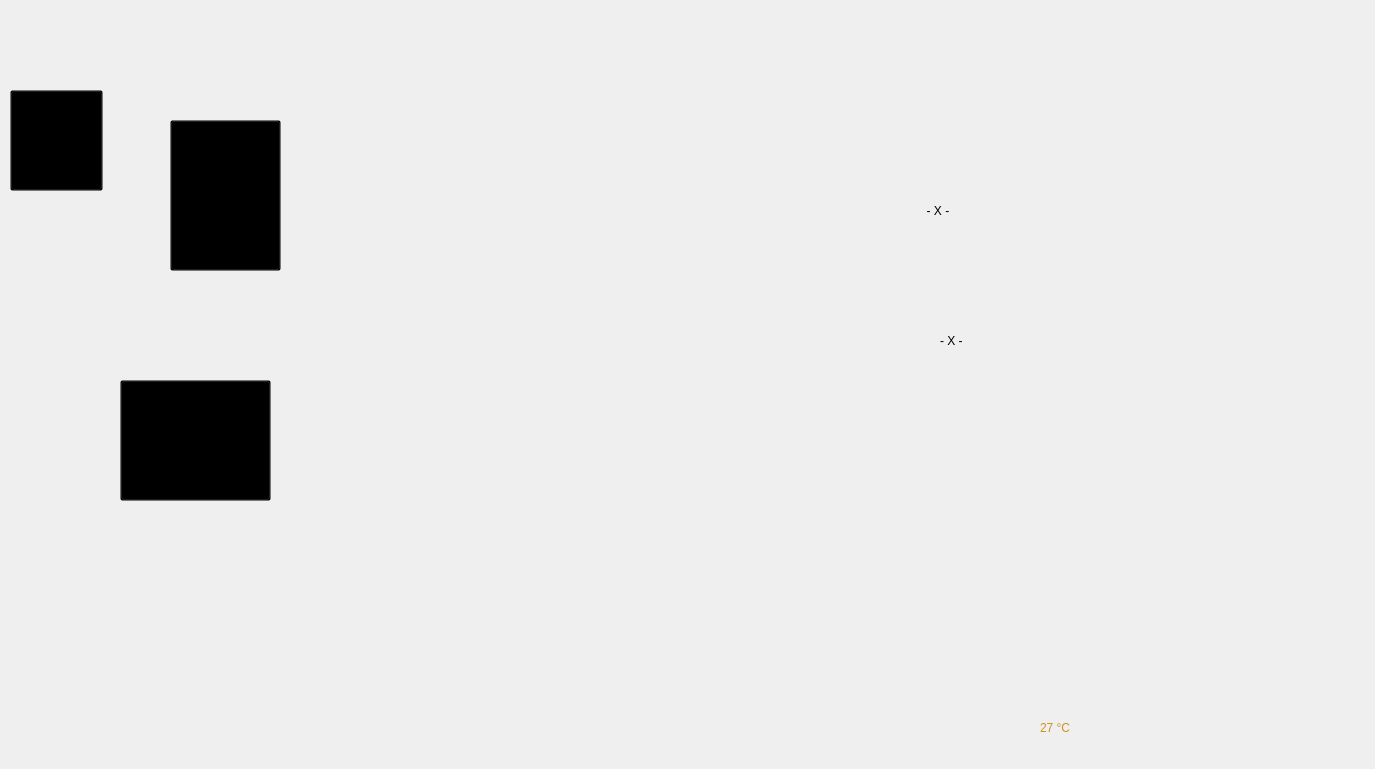
    <widget class="QWidget" name="Conf_velocidade">
     <widget class="QPushButton" name="voltar_conf_vel">
      <property name="geometry">
       <rect>
        <x>10</x>
        <y>90</y>
        <width>93</width>
        <height>101</height>
       </rect>
      </property>
      <property name="styleSheet">
       <string notr="true">background-color:transparent;</string>
      </property>
      <property name="text">
       <string/>
      </property>
     </widget>
     <widget class="QLabel" name="exibe_temp_vel">
      <property name="geometry">
       <rect>
        <x>1040</x>
        <y>713</y>
        <width>60</width>
        <height>30</height>
       </rect>
      </property>
      <property name="styleSheet">
       <string notr="true">color: #cf9120;
font: 75 20pt &quot;Agency FB&quot;;
</string>
      </property>
      <property name="text">
       <string>27 °C</string>
      </property>
     </widget>
     <widget class="QLabel" name="modo_v_icon">
      <property name="geometry">
       <rect>
        <x>580</x>
        <y>227</y>
        <width>60</width>
        <height>60</height>
       </rect>
      </property>
      <property name="text">
       <string/>
      </property>
      <property name="pixmap">
       <pixmap>../Projeto_design/red_circle_icon.png</pixmap>
      </property>
      <property name="scaledContents">
       <bool>true</bool>
      </property>
     </widget>
     <widget class="QLabel" name="pil_auto_icon">
      <property name="geometry">
       <rect>
        <x>580</x>
        <y>460</y>
        <width>60</width>
        <height>60</height>
       </rect>
      </property>
      <property name="text">
       <string/>
      </property>
      <property name="pixmap">
       <pixmap>../Projeto_design/red_circle_icon.png</pixmap>
      </property>
      <property name="scaledContents">
       <bool>true</bool>
      </property>
     </widget>
     <widget class="QPushButton" name="modo_via">
      <property name="geometry">
       <rect>
        <x>170</x>
        <y>120</y>
        <width>111</width>
        <height>151</height>
       </rect>
      </property>
      <property name="styleSheet">
       <string notr="true">background-color:transparent;</string>
      </property>
      <property name="text">
       <string/>
      </property>
     </widget>
     <widget class="QPushButton" name="pil_auto">
      <property name="geometry">
       <rect>
        <x>120</x>
        <y>380</y>
        <width>151</width>
        <height>121</height>
       </rect>
      </property>
      <property name="styleSheet">
       <string notr="true">background-color:transparent;</string>
      </property>
      <property name="text">
       <string/>
      </property>
     </widget>
     <widget class="QLabel" name="velocimetro">
      <property name="geometry">
       <rect>
        <x>920</x>
        <y>180</y>
        <width>121</width>
        <height>61</height>
       </rect>
      </property>
      <property name="styleSheet">
       <string notr="true">font: 75 24pt &quot;Agency FB&quot;;</string>
      </property>
      <property name="text">
       <string>  - X -</string>
      </property>
     </widget>
     <widget class="QLabel" name="RPM">
      <property name="geometry">
       <rect>
        <x>940</x>
        <y>320</y>
        <width>71</width>
        <height>41</height>
       </rect>
      </property>
      <property name="styleSheet">
       <string notr="true">font: 75 24pt &quot;Agency FB&quot;;</string>
      </property>
      <property name="text">
       <string>- X -</string>
      </property>
     </widget>
     <widget class="QLabel" name="hora_conf_vel">
      <property name="geometry">
       <rect>
        <x>680</x>
        <y>670</y>
        <width>110</width>
        <height>30</height>
       </rect>
      </property>
      <property name="styleSheet">
       <string notr="true">color:#cf9120;
font: 75 20pt &quot;Agency FB&quot;;</string>
      </property>
      <property name="text">
       <string/>
      </property>
     </widget>
     <widget class="QLabel" name="data_conf_vel">
      <property name="geometry">
       <rect>
        <x>680</x>
        <y>713</y>
        <width>110</width>
        <height>30</height>
       </rect>
      </property>
      <property name="styleSheet">
       <string notr="true">color:#cf9120;
font: 75 20pt &quot;Agency FB&quot;;
</string>
      </property>
      <property name="text">
       <string/>
      </property>
     </widget>
     <widget class="QLabel" name="Fundo8">
      <property name="geometry">
       <rect>
        <x>0</x>
        <y>0</y>
        <width>1366</width>
        <height>760</height>
       </rect>
      </property>
      <property name="text">
       <string/>
      </property>
      <property name="pixmap">
       <pixmap>../Projeto_design/Fnd8.png</pixmap>
      </property>
     </widget>
     <zorder>Fundo8</zorder>
     <zorder>voltar_conf_vel</zorder>
     <zorder>exibe_temp_vel</zorder>
     <zorder>modo_v_icon</zorder>
     <zorder>pil_auto_icon</zorder>
     <zorder>modo_via</zorder>
     <zorder>pil_auto</zorder>
     <zorder>velocimetro</zorder>
     <zorder>RPM</zorder>
     <zorder>hora_conf_vel</zorder>
     <zorder>data_conf_vel</zorder>
    </widget>
